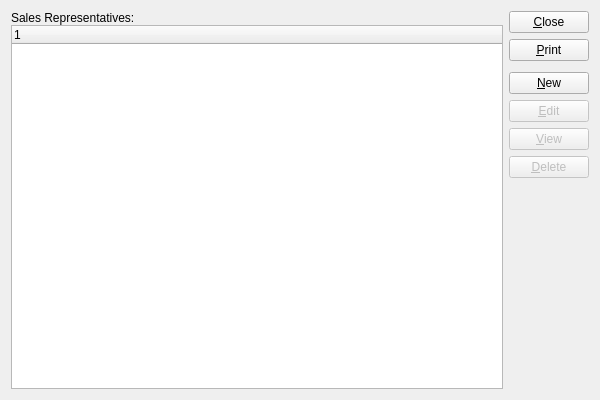
<?xml version="1.0" encoding="UTF-8"?>
<ui version="4.0">
 <comment>This file is part of the xTuple ERP: PostBooks Edition, a free and
open source Enterprise Resource Planning software suite,
Copyright (c) 1999-2010 by OpenMFG LLC, d/b/a xTuple.
It is licensed to you under the Common Public Attribution License
version 1.0, the full text of which (including xTuple-specific Exhibits)
is available at www.xtuple.com/CPAL.  By using this software, you agree
to be bound by its terms.</comment>
 <class>salesReps</class>
 <widget class="QWidget" name="salesReps">
  <property name="geometry">
   <rect>
    <x>0</x>
    <y>0</y>
    <width>600</width>
    <height>400</height>
   </rect>
  </property>
  <property name="windowTitle">
   <string>List Sales Representatives</string>
  </property>
  <layout class="QGridLayout" name="gridLayout">
   <item row="0" column="0">
    <layout class="QVBoxLayout">
     <property name="spacing">
      <number>0</number>
     </property>
     <item>
      <widget class="QLabel" name="_salesrepsLit">
       <property name="text">
        <string>Sales Representatives:</string>
       </property>
      </widget>
     </item>
     <item>
      <widget class="XTreeWidget" name="_salesrep"/>
     </item>
    </layout>
   </item>
   <item row="0" column="1">
    <layout class="QVBoxLayout" name="verticalLayout">
     <item>
      <widget class="QPushButton" name="_close">
       <property name="text">
        <string>&amp;Close</string>
       </property>
      </widget>
     </item>
     <item>
      <widget class="QPushButton" name="_print">
       <property name="text">
        <string>&amp;Print</string>
       </property>
      </widget>
     </item>
     <item>
      <spacer name="verticalSpacer">
       <property name="orientation">
        <enum>Qt::Vertical</enum>
       </property>
       <property name="sizeType">
        <enum>QSizePolicy::Preferred</enum>
       </property>
       <property name="sizeHint" stdset="0">
        <size>
         <width>20</width>
         <height>5</height>
        </size>
       </property>
      </spacer>
     </item>
     <item>
      <widget class="QPushButton" name="_new">
       <property name="text">
        <string>&amp;New</string>
       </property>
      </widget>
     </item>
     <item>
      <widget class="QPushButton" name="_edit">
       <property name="enabled">
        <bool>false</bool>
       </property>
       <property name="text">
        <string>&amp;Edit</string>
       </property>
      </widget>
     </item>
     <item>
      <widget class="QPushButton" name="_view">
       <property name="enabled">
        <bool>false</bool>
       </property>
       <property name="text">
        <string>&amp;View</string>
       </property>
      </widget>
     </item>
     <item>
      <widget class="QPushButton" name="_delete">
       <property name="enabled">
        <bool>false</bool>
       </property>
       <property name="text">
        <string>&amp;Delete</string>
       </property>
      </widget>
     </item>
     <item>
      <spacer name="Spacer3">
       <property name="orientation">
        <enum>Qt::Vertical</enum>
       </property>
       <property name="sizeType">
        <enum>QSizePolicy::Expanding</enum>
       </property>
       <property name="sizeHint" stdset="0">
        <size>
         <width>20</width>
         <height>20</height>
        </size>
       </property>
      </spacer>
     </item>
    </layout>
   </item>
  </layout>
 </widget>
 <layoutdefault spacing="6" margin="11"/>
 <pixmapfunction>qPixmapFromMimeSource</pixmapfunction>
 <customwidgets>
  <customwidget>
   <class>XTreeWidget</class>
   <extends>QTreeWidget</extends>
   <header>xtreewidget.h</header>
  </customwidget>
 </customwidgets>
 <tabstops>
  <tabstop>_salesrep</tabstop>
  <tabstop>_new</tabstop>
  <tabstop>_edit</tabstop>
  <tabstop>_view</tabstop>
  <tabstop>_delete</tabstop>
  <tabstop>_print</tabstop>
  <tabstop>_close</tabstop>
 </tabstops>
 <resources/>
 <connections>
  <connection>
   <sender>_salesrep</sender>
   <signal>itemSelected(int)</signal>
   <receiver>_edit</receiver>
   <slot>animateClick()</slot>
   <hints>
    <hint type="sourcelabel">
     <x>20</x>
     <y>20</y>
    </hint>
    <hint type="destinationlabel">
     <x>20</x>
     <y>20</y>
    </hint>
   </hints>
  </connection>
  <connection>
   <sender>_close</sender>
   <signal>clicked()</signal>
   <receiver>salesReps</receiver>
   <slot>close()</slot>
   <hints>
    <hint type="sourcelabel">
     <x>20</x>
     <y>20</y>
    </hint>
    <hint type="destinationlabel">
     <x>20</x>
     <y>20</y>
    </hint>
   </hints>
  </connection>
  <connection>
   <sender>_salesrep</sender>
   <signal>valid(bool)</signal>
   <receiver>_view</receiver>
   <slot>setEnabled(bool)</slot>
   <hints>
    <hint type="sourcelabel">
     <x>20</x>
     <y>20</y>
    </hint>
    <hint type="destinationlabel">
     <x>20</x>
     <y>20</y>
    </hint>
   </hints>
  </connection>
 </connections>
</ui>
